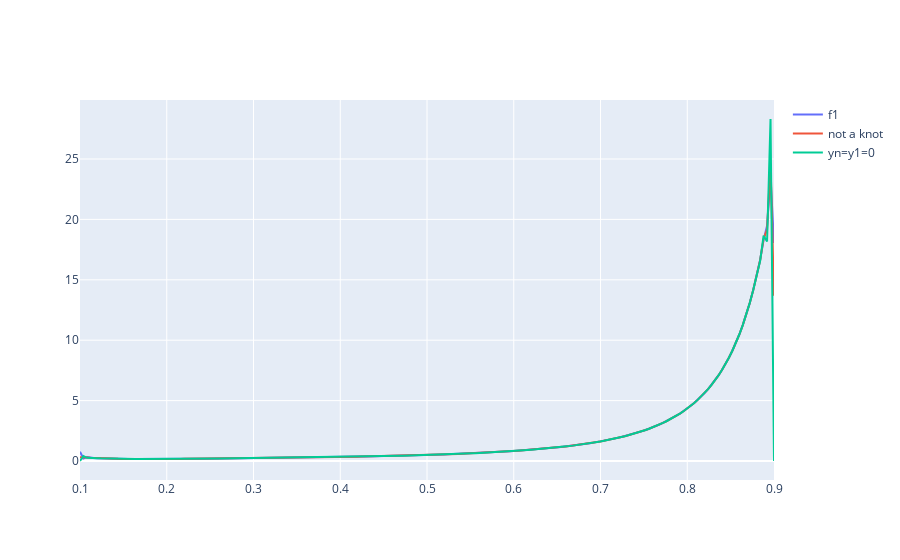

The cell this chart's notebook holds for it:
### Code cell
import plotly.graph_objects as go
fig=go.Figure()
fig.add_trace(go.Scatter(x=xa,y=y2a,mode="lines",name="f1"))
fig.add_trace(go.Scatter(x=xa,y=y2b,mode="lines",name="not a knot"))
fig.add_trace(go.Scatter(x=xa,y=y2c,mode="lines",name="yn=y1=0"))
fig.show()

### Figure 1 — Plotly figure (JSON) as saved in the notebook; plotly's stock layout.template omitted (floating-point values rounded to 4 significant figures; data arrays with more than 128 entries replaced by an {"elided": "..."} marker saying what was removed)
{"data": [{"mode": "lines", "name": "f1", "type": "scatter", "x": {"elided": "201 float values"}, "y": {"elided": "201 float values"}}, {"mode": "lines", "name": "not a knot", "type": "scatter", "x": {"elided": "201 float values"}, "y": {"elided": "201 float values"}}, {"mode": "lines", "name": "yn=y1=0", "type": "scatter", "x": {"elided": "201 float values"}, "y": {"elided": "201 float values"}}], "layout": {}}
